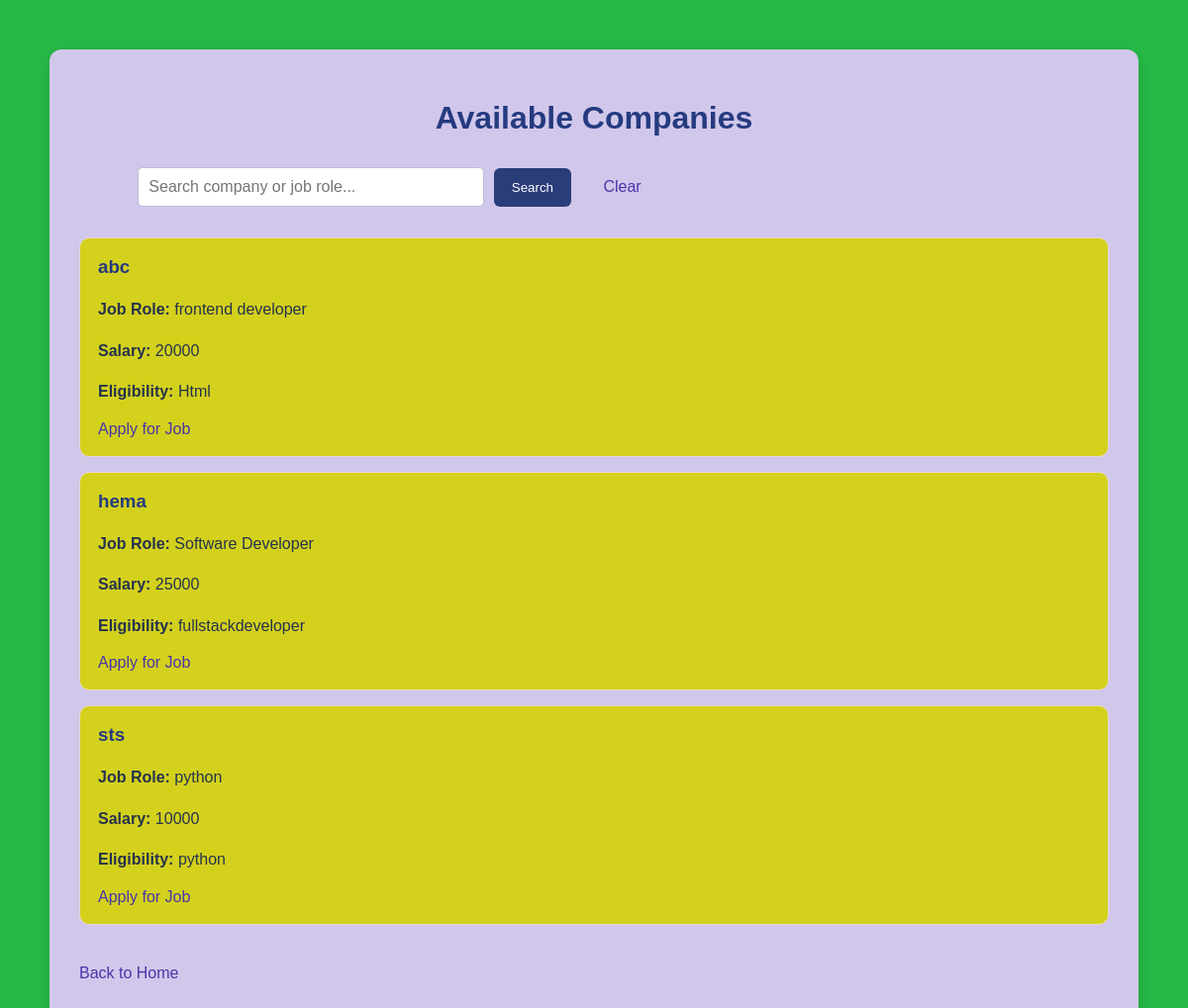
/companies/, run on the app's committed database.
### placements/models.py (models this page shows, shortened)
class Company(models.Model):
    company_name = models.CharField(max_length=100)
    job_role = models.CharField(max_length=100)
    salary = models.CharField(max_length=50)
    eligibility = models.CharField(max_length=100)

### placements/views.py (the view)
# urls.py: path('companies/', views.view_companies, name='view_companies'),
def view_companies(request):
    query = request.GET.get('q', '').strip()
    companies = Company.objects.all().order_by('company_name')
    if query:
        companies = companies.filter(
            Q(company_name__icontains=query) |
            Q(job_role__icontains=query) |
            Q(eligibility__icontains=query)
        )
    return render(request, 'placements/companies.html', {
        'companies': companies,
        'query': query
    })

### placements/templates/placements/companies.html (shortened to what this page needs)
<html>
<head>
    {% load static %}
    <link rel="stylesheet" href="{% static 'placements/style.css' %}">
</head>
<body>
<div class="container">
    <h1>Available Companies</h1>
    <form method="GET" class="search-box">
        <input
            type="text"
            name="q"
            placeholder="Search company or job role..."
            value="{{ query }}"
        >
        <button type="submit">Search</button>
        <a href="{% url 'view_companies' %}" class="clear-button">
            Clear
        </a>
    </form>
    {% for company in companies %}
        <div class="company-card">
            <h3>{{ company.company_name }}</h3>
            <p>
                <strong>Job Role:</strong>
                {{ company.job_role }}
            </p>
            <p>
                <strong>Salary:</strong>
                {{ company.salary }}
            </p>
            <p>
                <strong>Eligibility:</strong>
                {{ company.eligibility }}
            </p>
            <a href="{% url 'apply_job' company.id %}">
                Apply for Job
            </a>
        </div>
    {% empty %}
        <p style="text-align:center">
            No companies found. Try another company name or job role.
        </p>
    {% endfor %}
    <p>
        <a href="{% url 'home' %}" class="back-link">
            Back to Home
        </a>
    </p>
</div>
</body>
</html>

### placements/static/placements/style.css (style rules this page uses)
* { box-sizing: border-box; }
body { margin: 0; padding: 25px; font-family: Arial, sans-serif; color: #26334d; background: #27b947; min-height: 100vh; }
.container { width: 100%; max-width: 1100px; margin: 25px auto; padding: 30px; background: #d1c7eb; border-radius: 12px; box-shadow: 0 4px 15px #00000020; }
h1, h2, h3 { color: #253b80; }
h1 { text-align: center; }
p { line-height: 1.6; }
a { color: #4935a8; text-decoration: none; }
button, input[type="submit"], .btn { padding: 11px 18px; margin: 5px 3px; color: white; background: #293d7a; border: none; border-radius: 6px; cursor: pointer; }
form { width: 100%; max-width: 650px; margin: 20px auto; }
input:not([type="submit"]):not([type="checkbox"]):not([type="radio"]), select, textarea { width: 100%; min-width: 0; padding: 10px; margin: 0; border: 1px solid #b8bfd3; border-radius: 5px; background: white; }
form button, form input[type="submit"] { margin-left: 162px; }

### placements/templates/placements/companies.html (style rules this page uses)
.search-box { text-align: center; margin: 25px 0; }
.search-box input { padding: 12px; width: 60%; max-width: 350px; border: 1px solid #ccc; border-radius: 6px; font-size: 16px; }
.search-box button, .clear-button { padding: 12px 18px; border: none; border-radius: 6px; cursor: pointer; text-decoration: none; display: inline-block; margin: 5px; }
.company-card { border: 1px solid #ebd5d5; border-radius: 10px; padding: 18px; margin: 15px 0; background: rgb(212, 209, 28); }
.company-card h3 { margin-top: 0; }
.back-link { display: inline-block; margin-top: 20px; }

### data on the page
Company: company_name "abc", job_role "frontend developer", salary "20000", eligibility "Html"
Company: company_name "hema", job_role "Software Developer", salary "25000", eligibility "fullstackdeveloper"
Company: company_name "sts", job_role "python", salary "10000", eligibility "python"
